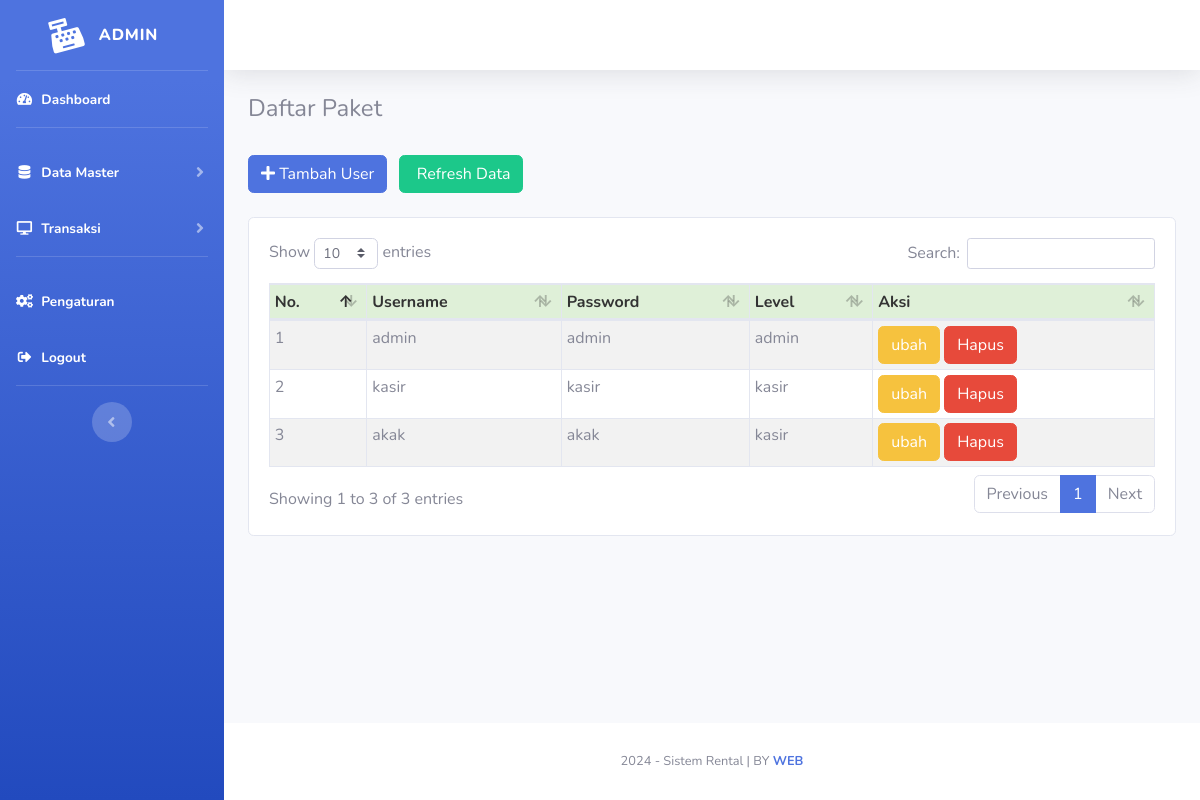
The app's page /admin.php?page=pengaturan (signed in) with its own data.
### tables this page shows
CREATE TABLE `user` (
  `id` int(11) NOT NULL,
  `username` varchar(64) NOT NULL,
  `password` varchar(64) NOT NULL,
  `level` varchar(16) NOT NULL
);

### module/pengaturan/index.php (the view, shortened to what this page needs)
<h4>Daftar Paket</h4>
<br />
<button type="button" class="btn btn-primary btn-md mr-2" data-toggle="modal" data-target="#myModal">
    <i class="fa fa-plus"></i> Tambah User</button>
<a href="index.php?page=barang" class="btn btn-success btn-md">
    <i class="fa fa-refresh"></i> Refresh Data</a>
<br />
<div class="card card-body">
    <div class="table-responsive">
        <table class="table table-bordered table-striped table-sm" id="example1">
            <thead>
                <tr style="background:#DFF0D8;color:#333;">
                    <th>No.</th>
                    <th>Username</th>
                    <th>Password</th>
                    <th>Level</th>
                    <th>Aksi</th>
                </tr>
            </thead>
            <tbody>
                <?php
                $host = "localhost";
                $user = "root";
                $password = "";
                $database = "mydb";
                $conn = new mysqli($host, $user, $password, $database);
                $query = "SELECT * FROM user";
                $result = $conn->query($query);
                $no = 1;
                while ($row = $result->fetch_assoc()) {
                ?>
                    <tr>
                        <td><?= $no++; ?></td>
                        <td><?= $row['username']; ?></td>
                        <td><?= $row['password']; ?></td>
                        <td><?= $row['level']; ?></td>
                        <td>
                            <a href="admin.php?page=pengaturan/edit&id=<?php echo $row['id']; ?>" class="btn btn-warning btn-xs">ubah</a>
                            <a href="fungsi/hapus.php?user=hapus&id=<?php echo $row['id']; ?>" onclick="javascript:return confirm('Hapus Data User ?');"><button class="btn btn-danger btn-xs">Hapus</button></a>
                        </td>
                    </tr>
                <?php
                }
                ?>
            </tbody>
        </table>
    </div>
</div>

### records on screen
user: username "admin", password "admin", level "admin"
user: username "kasir", password "kasir", level "kasir"
user: username "akak", password "akak", level "kasir"
